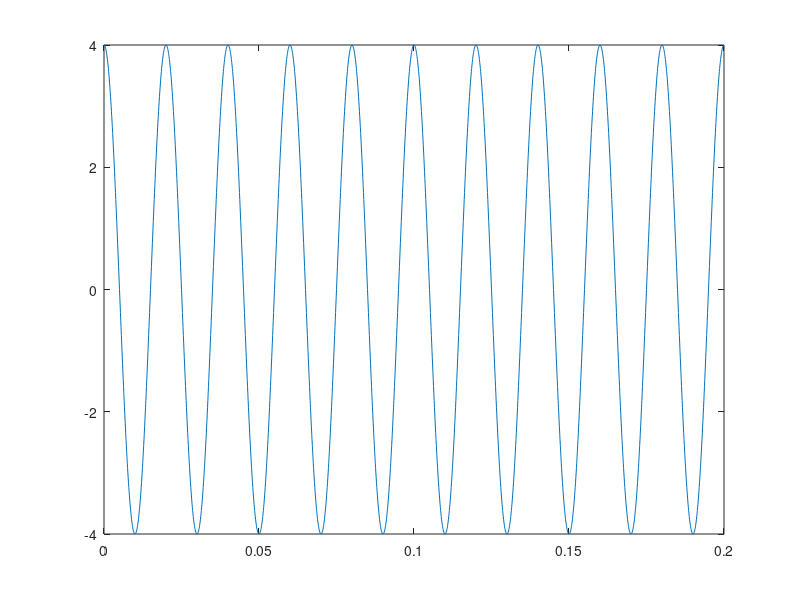
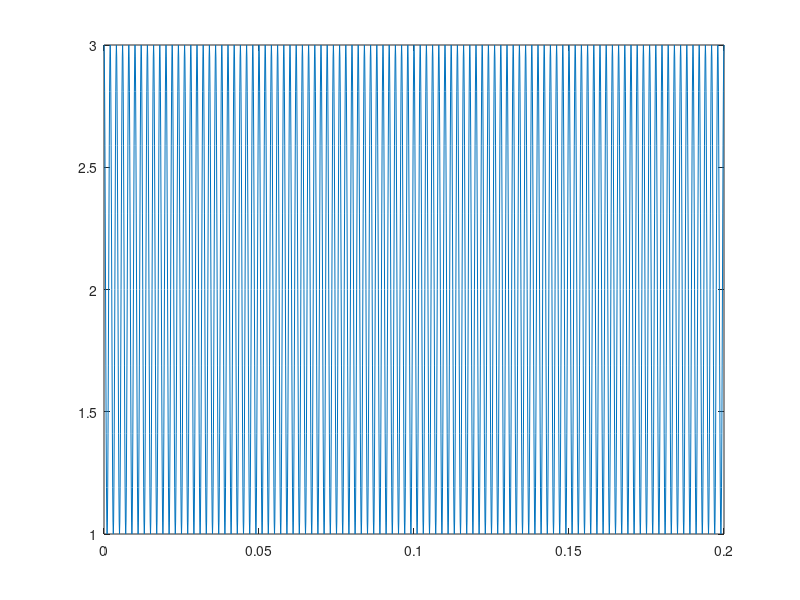
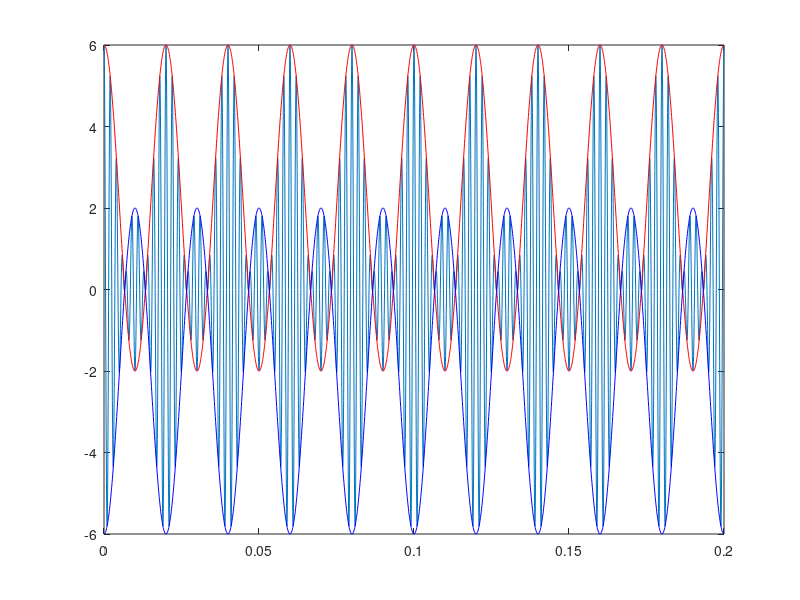
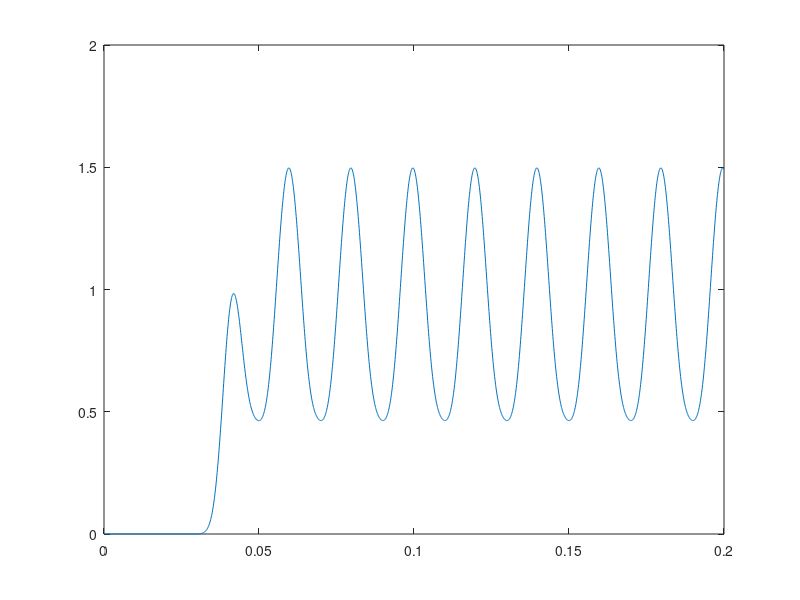

Reproduce these figures in MATLAB, in order.
clc;clear all;close all
t=0:0.0001:0.2
m=4*cos(100*pi*t)
plot(t,m)
c=2+cos(1000*pi*t)
am=(2+m).*cos(1000*pi*t)
env =1*(2+m)
figure
plot(t,c)
figure
plot(t,am)
%periodogram(am,[],4096,1000,'power','centered');
hold on;
plot(t,env,'r',t,-env,'b')
for q=1:2000
    if(am(q)<0)
        am(q)=0
    end
end
[den,num]=butter(1,2*pi*0.025)
for i =1:200
    am =filter(den,num,am)
end
figure
plot(t,am)